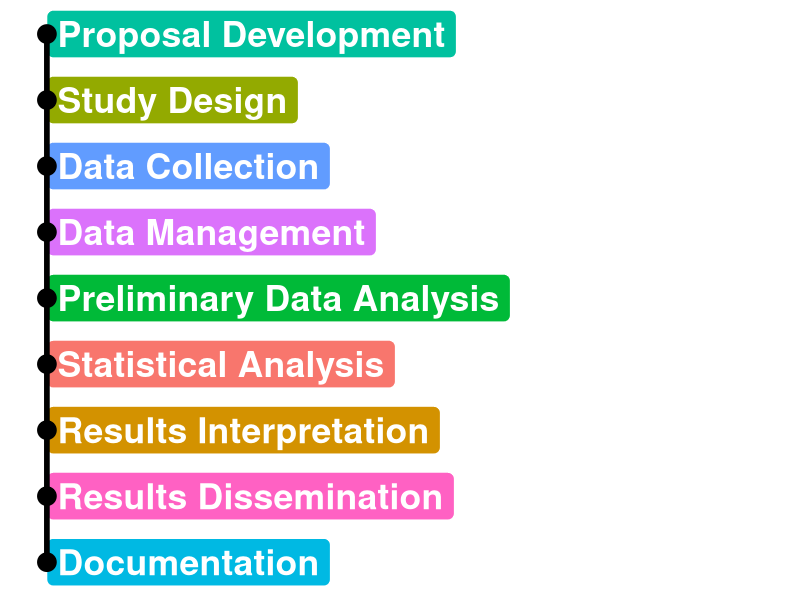

Generate this figure with R:
## ---- chunk 1
#| warning: false
#| echo: false
# create projects
require(here)
require(stringr)
require(tidyverse)
## ---- chunk 2
#| warning: false
#| echo: false
# Load necessary libraries

# Define the workflow steps and their connections
workflow_steps <- data.frame(
  step = c("Proposal Development", "Study Design", "Data Collection", "Data Management",
           "Preliminary Data Analysis", "Statistical Analysis", "Results Interpretation",
           "Results Dissemination", "Documentation"),
  y = c(9:1),
  x = c(1, 1, 1, 1, 1, 1, 1, 1, 1),
  color = c(
    "#42B540FF", "#0099B4FF", "#E99714FF", "#ED3000FF", '#20854EFF',
    "#00468BFF", "#0072B5FF", "#FDAF91FF", "#BC3C29FF")
)

# Create the base plot
p <- ggplot(
   workflow_steps, aes(x = x, y = y, label = step, fill = color)) +
  geom_label(aes(x=x-1),size = 9,hjust='left',color='white',fontface='bold') +  # Add labels above the points
  geom_text(aes(x=2,y=1,label=''),size = 9,hjust='right',color='white') +  # Add labels above the points
  geom_point(aes(x=x-1), size = 6) +  # Add points with custom colors
  scale_color_identity() +  # Use colors as provided
  theme_minimal() +
   geom_segment(
     aes(x = 0, y = 1, xend = 0, yend = max(workflow_steps$y),
         fill = I(color)), size = 1.5)+
  theme(axis.text = element_blank(),
        axis.ticks = element_blank(),
        axis.title = element_blank(),
        legend.position = "none",  # Hide legend
        panel.grid = element_blank())  # Remove grid
p

